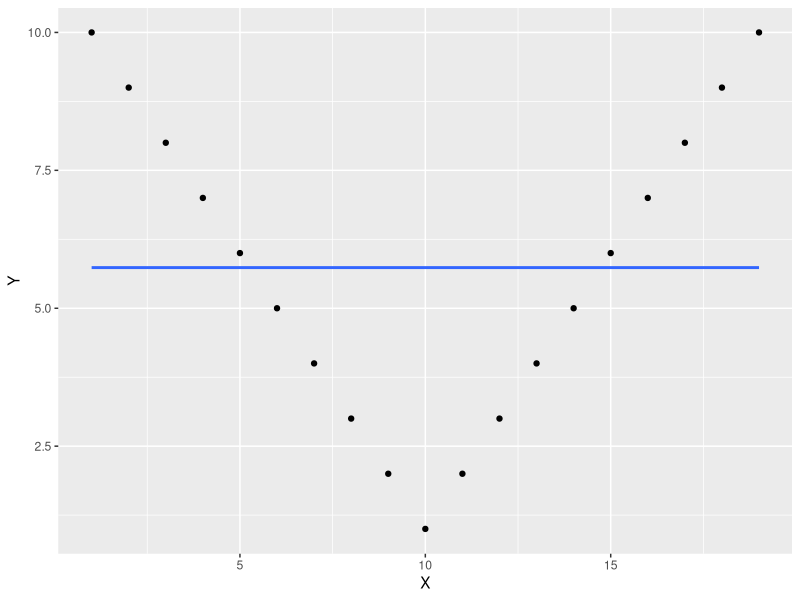

Source code (R):
## ---- chunk 1



some_data <- data.frame(Y= c(10,9,8,7,6,5,4,3,2,1,2,3,4,5,6,7,8,9,10),
                        X= c(1,2,3,4,5,6,7,8,9,10,11,12,13,14,15,16,17,18,19))

#lm(Y ~ X, data=some_data)



#save_model <- lm(Y ~ X, data=some_data)
#summary(save_model)

#cor.test(some_data$Y,some_data$X)

#summary(save_model)$r.squared

#sqrt(summary(save_model)$r.squared)

library(ggplot2)

ggplot(some_data, aes(x=X, y=Y))+
  geom_point()+
  geom_smooth(method='lm', se=FALSE)

#Yes, we should use the linear regression on this data because we are looking for the relationship between one or more explanatory variables.

